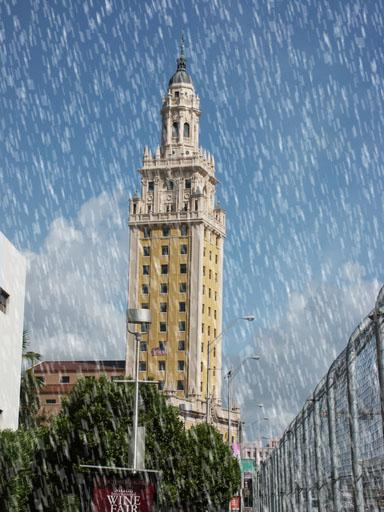
#> input picture test_2.png, 384 x 512 px
$ python guided_filter.py
#> lines starting #> are read from the running program, lines starting #| are printed output that depends on the picture
import numpy as np
import cv2 as cv2
from cv2.ximgproc import guidedFilter
import os

if __name__ == '__main__':
    img = cv2.imread("test_2.png")
#> img is the input picture: shape (512, 384, 3); mean B, G, R 145.2, 132.7, 116.7
    guided = guidedFilter(img,img,15,0.2*255*255)
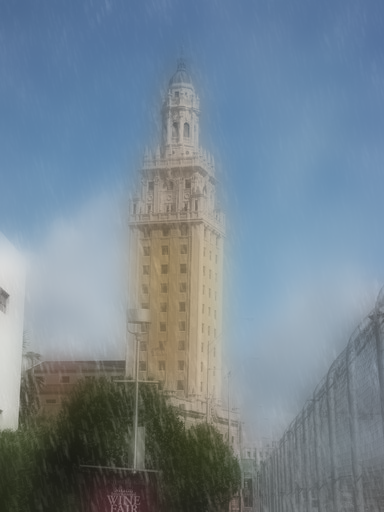
#> guided: shape (512, 384, 3); mean B, G, R 145.2, 132.7, 116.7
    detail = img - guided
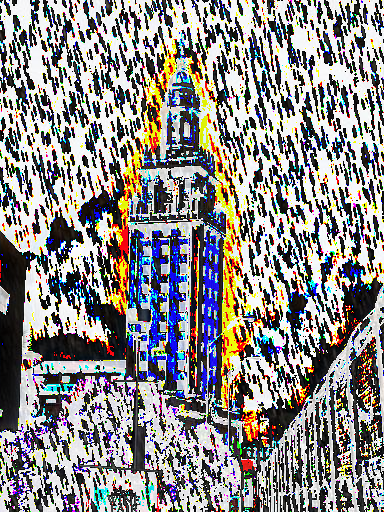
#> detail: shape (512, 384, 3); mean B, G, R 135.7, 137, 139.5
    path = os.getcwd()
    cv2.imwrite(path+"/test_guided.jpg",guided)
    cv2.imwrite(path+"/test_detail.jpg",detail)

$ run again, with test.jpg saved as test_2.png
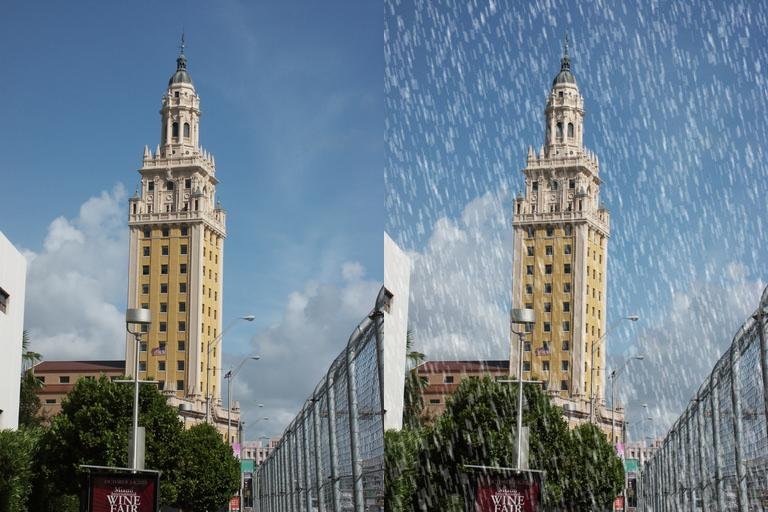
#> input picture test.jpg, 768 x 512 px
#> img is the input picture: shape (512, 768, 3); mean B, G, R 140.6, 127.6, 111
#> `guided = guidedFilter(img,img,15,0.2*255*255)`:
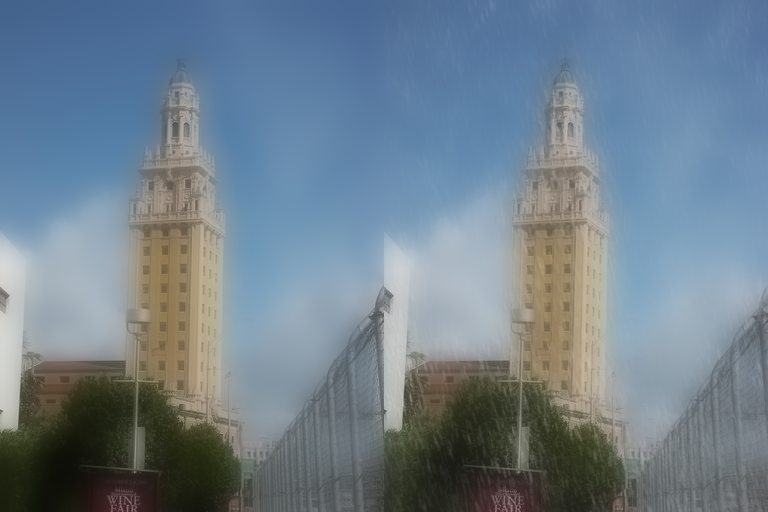
#> guided: shape (512, 768, 3); mean B, G, R 140.6, 127.6, 111
#> `detail = img - guided`:
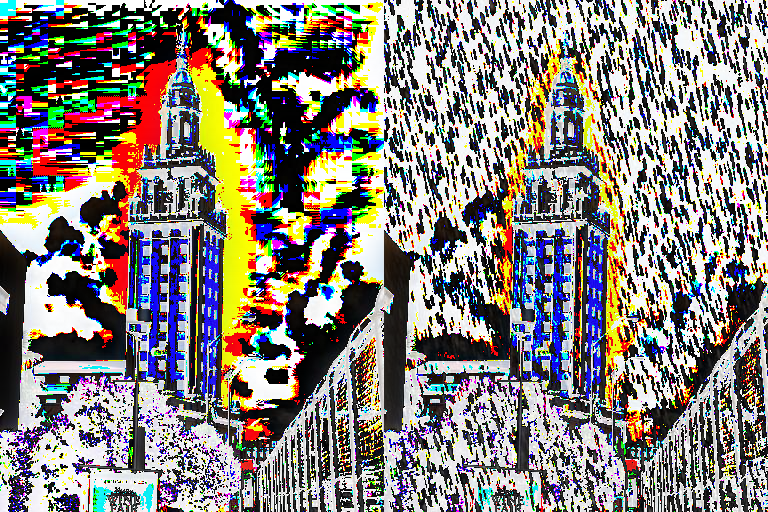
#> detail: shape (512, 768, 3); mean B, G, R 122.1, 127.7, 133.1
